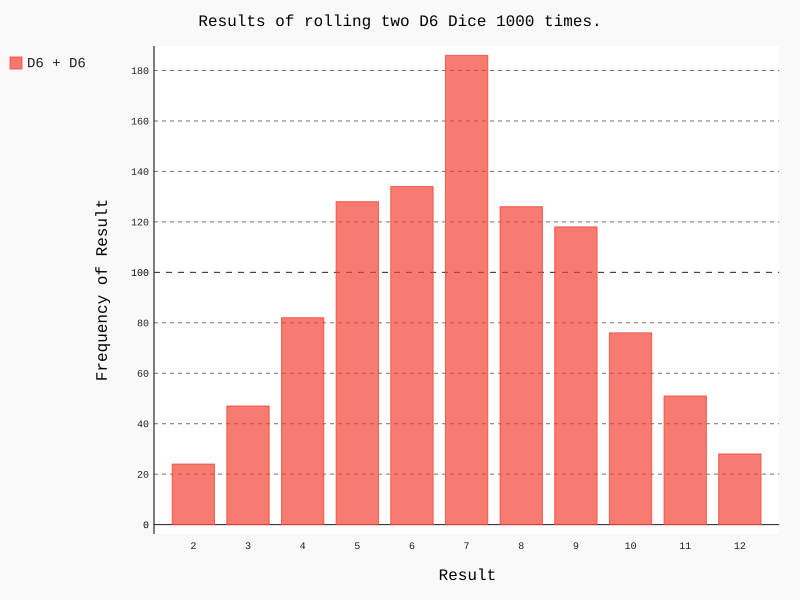

Generate this figure with Python:
from die import Die
import pygal

# Create two D6 die
die_1 = Die()
die_2 = Die()

# Make some rolls and store results in a list
results = []
for roll in range(1000):
    result = die_1.roll() + die_2.roll()
    results.append(result)
        
# Analyze the results.
frequencies = []
max_result = die_1.num_sides + die_2.num_sides
for value in range(2, max_result + 1):
    frequency = results.count(value)
    frequencies.append(frequency)
    
# Visualize the results
hist = pygal.Bar()

hist.title = "Results of rolling two D6 Dice 1000 times."
hist.x_labels = ['2', '3', '4', '5', '6', '7', '8', '9', '10', '11', 
    '12']
hist.x_title = "Result"
hist.y_title = "Frequency of Result"

hist.add('D6 + D6', frequencies)
hist.render_to_file('dice_visual.svg')
